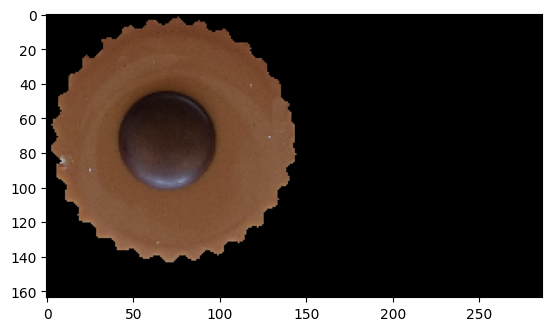
#> input picture project/JSP OMG/images/left_noblesse.png, 552 x 331 px
$ python -i segmentation_functions.py   (imports and definitions only)
#> lines starting #> are read from the running program, lines starting #| are printed output that depends on the picture; after the words box and inside, x2 and y2 are one past the last pixel; in counts of white or black regions, pixels touching at a corner belong together
import os
import matplotlib.pyplot as plt
import matplotlib.image as mpimg
import numpy as np
from src.chocolates import *
import cv2

# [177 lines left out: functions segmentation_clean_background, segmentation_background_stylo, segmentation_weighted, not called in this run]


def segmentation_orange_book(img):
    # --- 1. Load and Resize Image ---
    img = cv2.resize(img, (1600,1067))
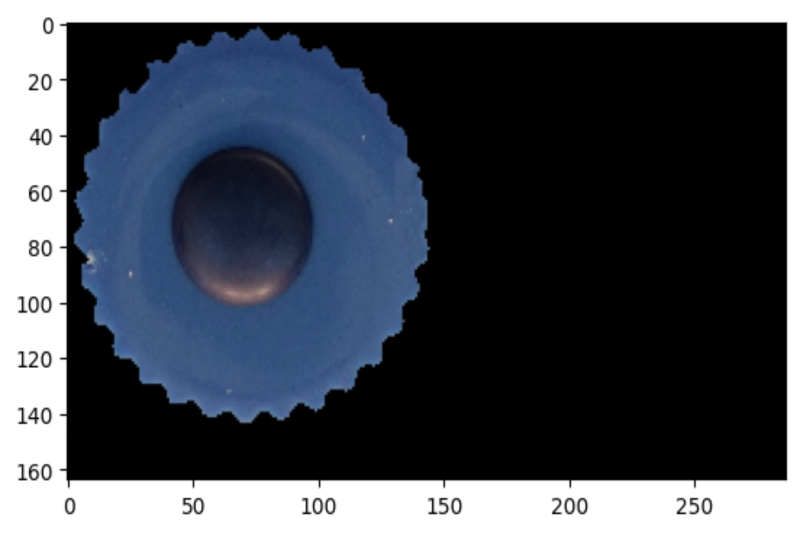
#> img: shape (1067, 1600, 3) (shown at 1/2 size); mean of channels 0, 1, 2 84.5, 74.8, 69.1; drawn as B, G, R

    # --- 2. Convert to HSV ---
    hsv = cv2.cvtColor(img, cv2.COLOR_RGB2HSV_FULL)
#> hsv: shape (1067, 1600, 3); mean H, S, V 5.5, 35.1, 84.6
    value = hsv[:, :, 2]
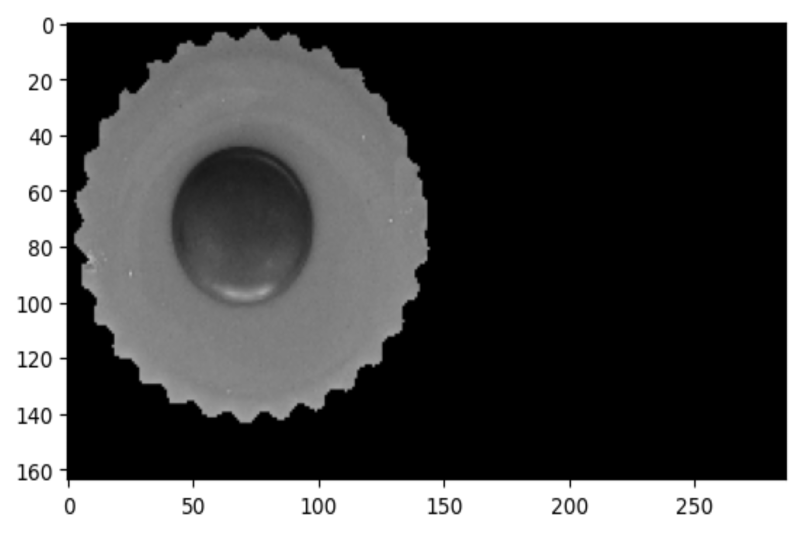
#> value: shape (1067, 1600) (shown at 1/2 size); min 0, max 255, mean 84.6

    # Gaussian blur to reduce noise
    value = cv2.GaussianBlur(value, (5, 5), 0) #(5,5)
    #plt.imshow(value, cmap='gray')

    # --- 4. Canny Edge Detection ---
    edges = cv2.Canny(value, 50, 100) #(50, 100)
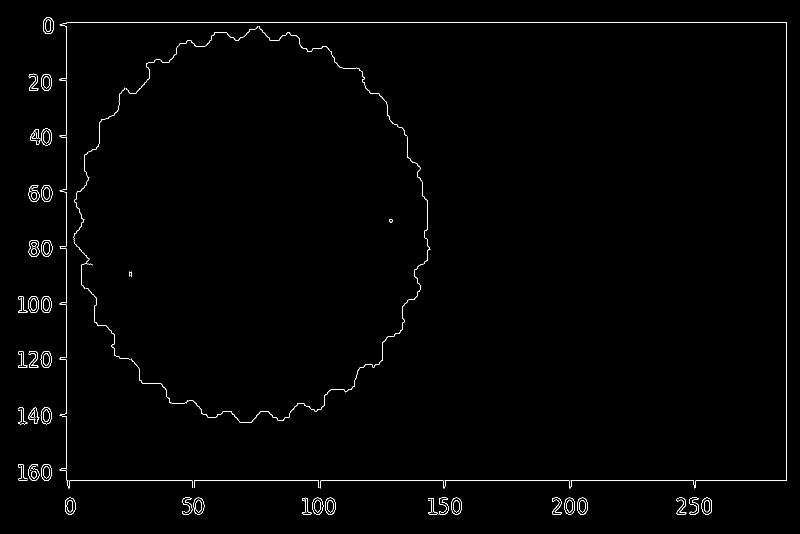
#> edges: shape (1067, 1600) (shown at 1/2 size); 0.82% white in thin lines or dots, all inside (x1, y1, x2, y2) = (36, 35, 1574, 1029)
    #plt.imshow(edges, cmap='gray')

    # --- 5. Dilate to Connect Broken Edges ---
    radius = 2 #2
    kernel = cv2.getStructuringElement(cv2.MORPH_ELLIPSE, (2*radius+1, 2*radius+1))
    dilated = cv2.dilate(edges, kernel, iterations=1)
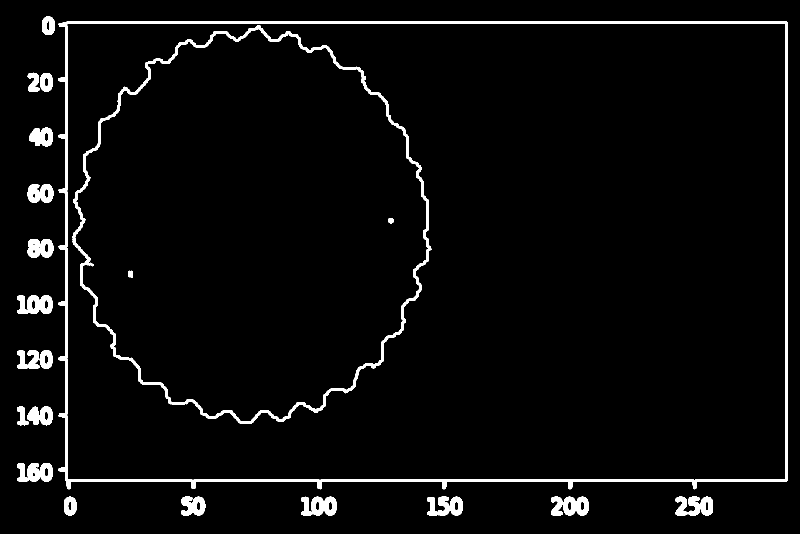
#> dilated: shape (1067, 1600) (shown at 1/2 size); 3.8% white; 26 white regions, largest, box (x1, y1, x2, y2) and area: (116, 43, 1576, 979) 25221, (145, 50, 863, 848) 15158, (34, 926, 106, 963) 1937
    #plt.imshow(dilated, cmap='gray')

    # --- 6. Remove small objects ---

    # Label connected components
    num_labels, labels, stats, _ = cv2.connectedComponentsWithStats(dilated, connectivity=8)
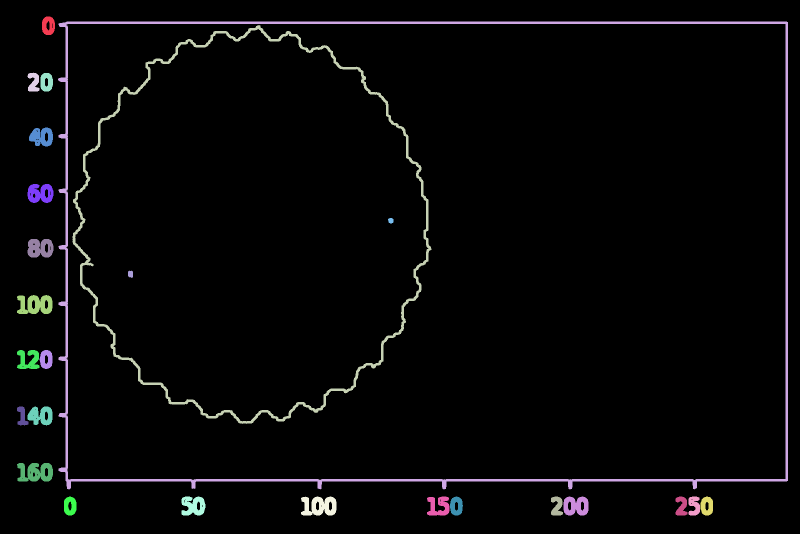
#> labels: shape (1067, 1600) int32 (shown at 1/2 size); 27 distinct labels, from 0 to 26; one colour per label, 0 black
#> num_labels = 27; stats = 27 rows, first 6: [0, 0, 1600, 1067, 1642864], [84, 33, 26, 37, 726], [116, 43, 1460, 936, 25221], [145, 50, 718, 798, 15158], [55, 145, 24, 38, 617], [81, 146, 25, 37, 713]

    # Set a minimum size threshold (in pixels)
    min_size = 2000  # adjust as needed

    # Create output image
    output = np.zeros(dilated.shape, dtype=np.uint8)

    for i in range(1, num_labels):  # skip label 0 (background)
        if stats[i, cv2.CC_STAT_AREA] >= min_size:
            output[labels == i] = 255
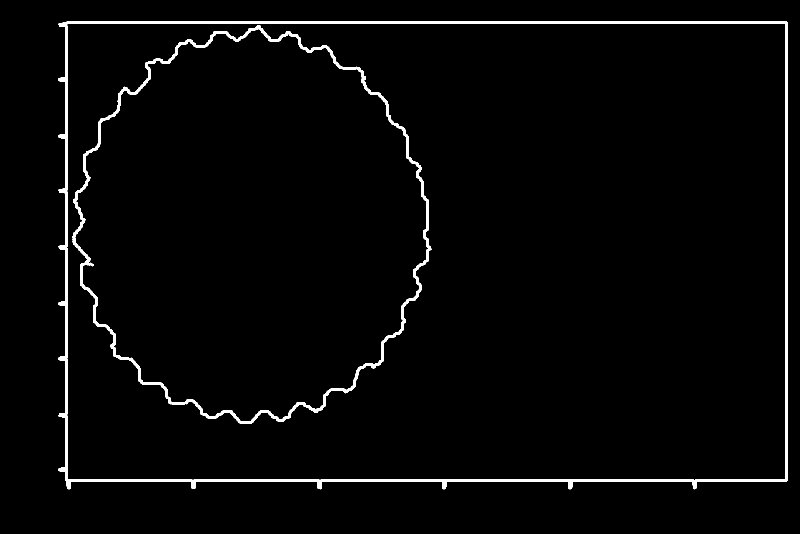
#> output: shape (1067, 1600) (shown at 1/2 size); 2.4% white; 2 white regions

    #plt.imshow(output, cmap='gray')

    contours, hierarchy = cv2.findContours(output, cv2.RETR_TREE, cv2.CHAIN_APPROX_SIMPLE)
#> contours = 4 contours; box (x1, y1, x2, y2) and area: (116, 43, 1576, 979) 1328639, (132, 47, 1572, 961) 1308302, (145, 50, 863, 848) 424744, (149, 57, 858, 844) 412228

    # --- 7. Replace small contour filtering with ellipse fitting ---
    mask = np.zeros_like(dilated)

    for cnt in contours:
        area = cv2.contourArea(cnt)
        if area < 30000:  # adjust the area threshold as needed
            cv2.drawContours(mask, [cnt], -1, 255, thickness=cv2.FILLED)
#> this loop made 4 passes
#> area on passes 1 to 4: 1328639, 1308302, 424744, 412228
#> mask: shape (1067, 1600); every value is 0

    # [11 lines of commented-out code are left out]
    radius = 4
    kernel = cv2.getStructuringElement(cv2.MORPH_ELLIPSE, (2*radius+1, 2*radius+1))
    mask = cv2.morphologyEx(mask, cv2.MORPH_CLOSE, kernel, iterations=1)

    # [8 lines of commented-out code are left out]
    radius = 40
    kernel = cv2.getStructuringElement(cv2.MORPH_ELLIPSE, (2*radius+1, 2*radius+1))
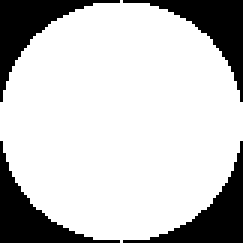
#> kernel: shape (81, 81) (shown 3 times larger); values 0 (black) and 1 (white), 77.7% white; 4 black regions, box (x1, y1, x2, y2) and area: (0, 0, 40, 34) 366, (41, 0, 81, 34) 366, (0, 47, 40, 81) 366, (41, 47, 81, 81) 366
    mask = cv2.morphologyEx(mask, cv2.MORPH_OPEN, kernel, iterations=1)

    #plt.imshow(mask, cmap='gray')

    # --- 8. Apply Mask to Original Image ---
    segmented_objects = cv2.bitwise_and(img, img, mask=mask)
#> segmented_objects: shape (1067, 1600, 3); every value is 0

    return segmented_objects

>>> import cv2
>>> picture = cv2.cvtColor(cv2.imread('../images/left_noblesse.png'), cv2.COLOR_BGR2RGB)
>>> result = segmentation_orange_book(picture)
